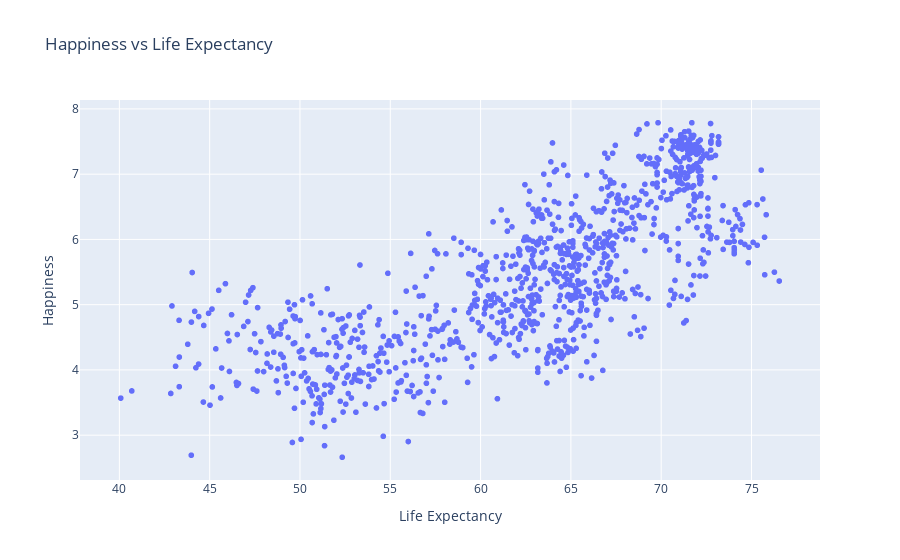

Here is the notebook cell this chart was saved with:
### Markdown cell above
# [DSLC stage 4]: Predictive analysis

In this section we will examine the relationship between happiness as the response variable and your predictor variable. First we will visualize the relationship between happiness and the predictor variable.

### Code cell
#TODO: For your training and validation data sets
# 1. Create data frames that only contain columns for
# country, year, happiness, and your predictor variable
# I additionally dropped any rows with empty values in order to make regression easier later on.
training_clean = training[['country', 'year', 'happiness', 'life_expectancy']]
validation_clean = validation[['country', 'year', 'happiness', 'life_expectancy']]
# 2. Create a scatterplot of happiness vs your predictor variable
px.scatter(happiness_clean, x = 'life_expectancy', y = 'happiness', labels = {'happiness': 'Happiness', 'life_expectancy': 'Life Expectancy'}, title = 'Happiness vs Life Expectancy')

### Figure 1 — Plotly figure (JSON) as saved in the notebook; plotly's stock layout.template omitted (floating-point values rounded to 4 significant figures; data arrays with more than 128 entries replaced by an {"elided": "..."} marker saying what was removed)
{"data": [{"hovertemplate": "Life Expectancy=%{x}<br>Happiness=%{y}<extra></extra>", "legendgroup": "", "marker": {"color": "#636efa", "symbol": "circle"}, "mode": "markers", "name": "", "showlegend": false, "type": "scattergl", "x": {"elided": "1023 float values"}, "xaxis": "x", "y": {"elided": "1023 float values"}, "yaxis": "y"}], "layout": {"autosize": true, "legend": {"tracegroupgap": 0}, "title": {"text": "Happiness vs Life Expectancy"}, "xaxis": {"anchor": "y", "autorange": true, "domain": [0, 1], "range": [37.73, 78.88], "title": {"text": "Life Expectancy"}, "type": "linear"}, "yaxis": {"anchor": "x", "autorange": true, "domain": [0, 1], "range": [2.239, 8.211], "title": {"text": "Happiness"}, "type": "linear"}}}
